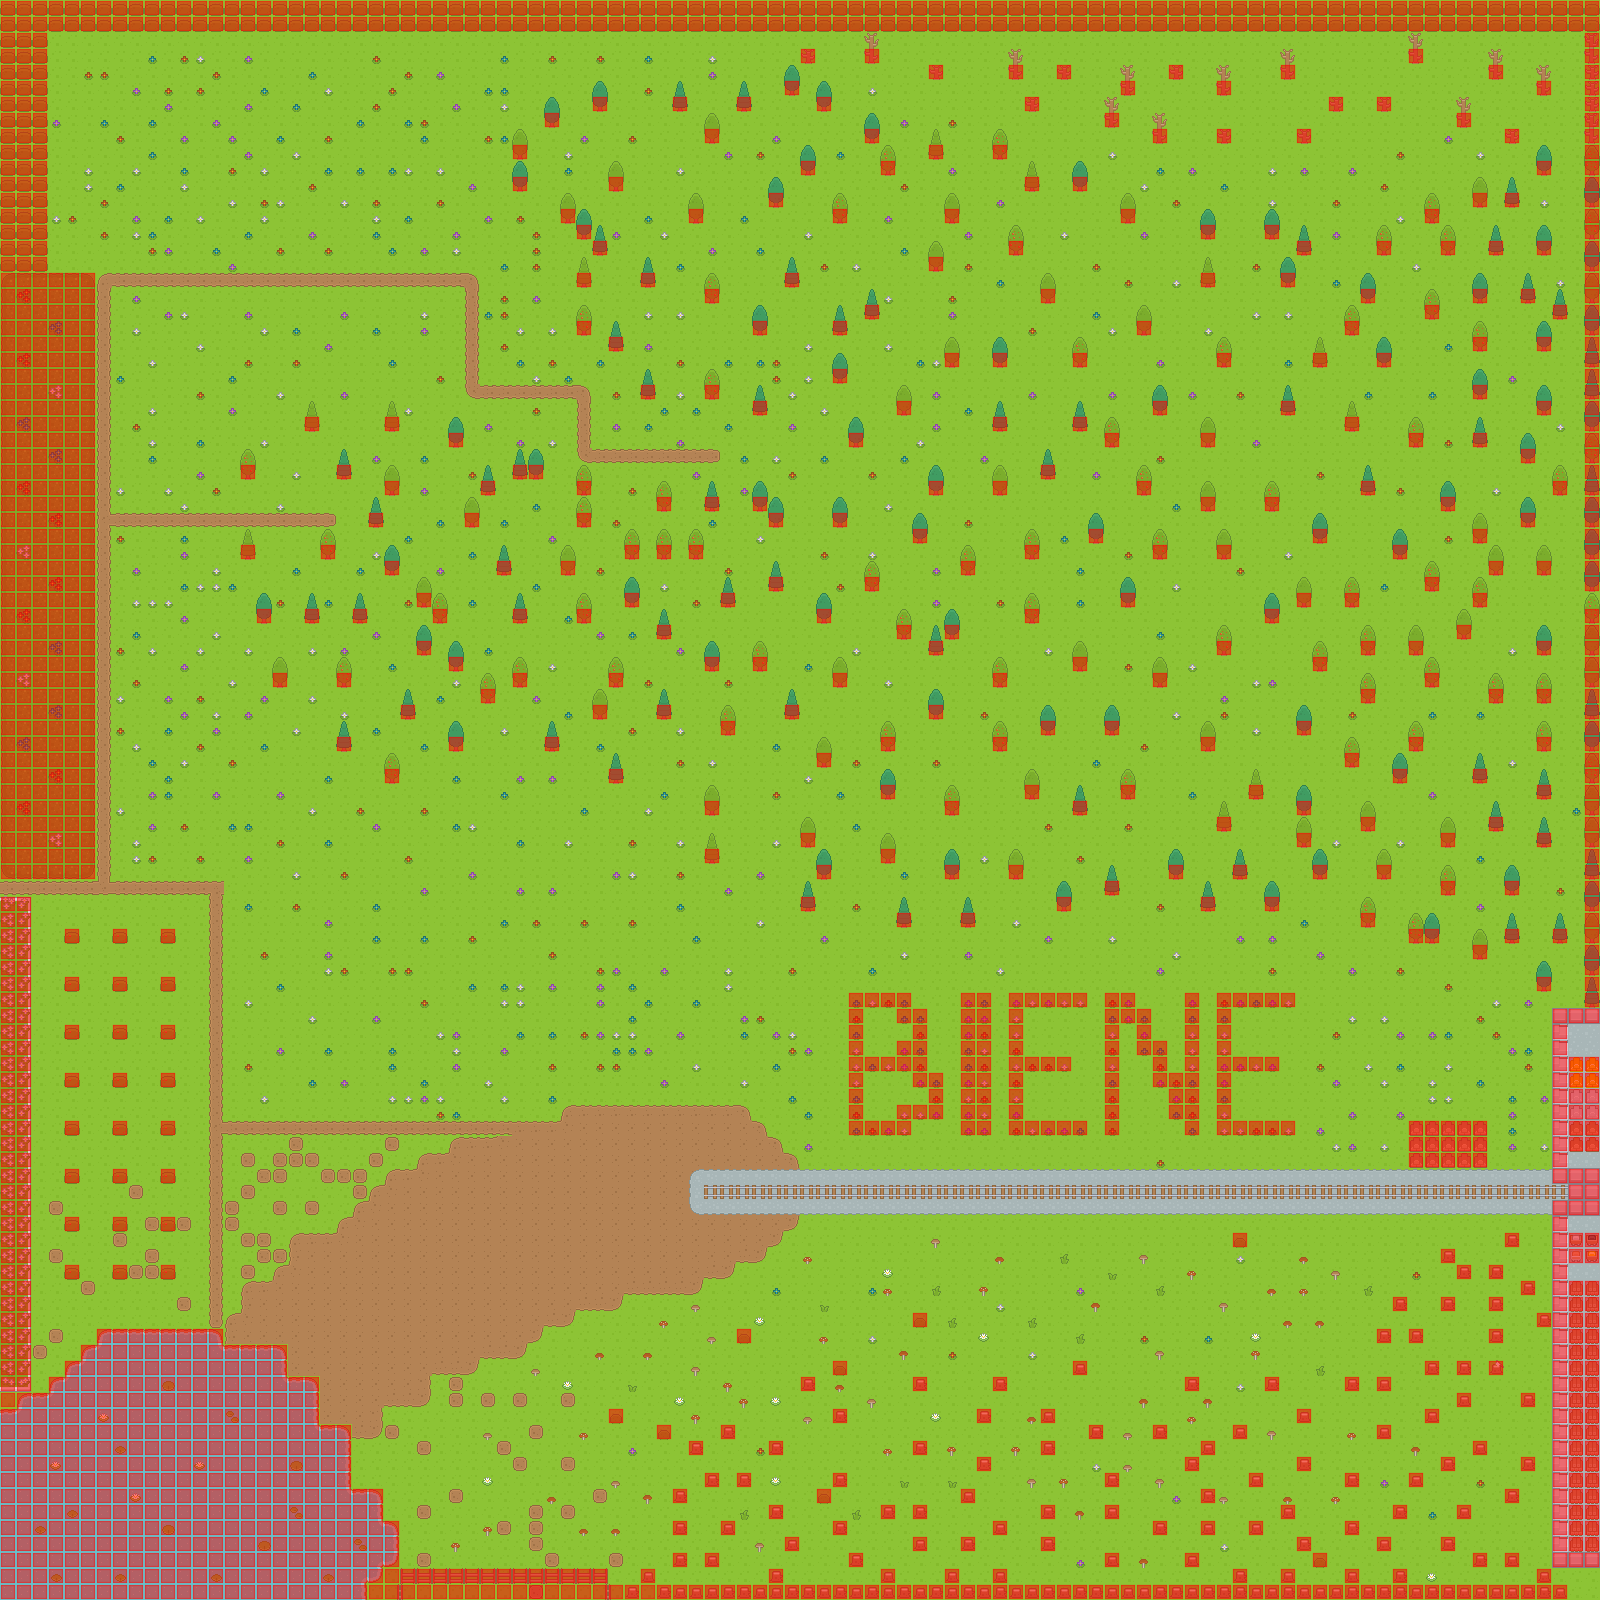

This game map was drawn from its Tiled (.tmx) file and the tilesets committed beside it. A one-line description and the trimmed map source follow:
An orthogonal 100x100 tile map with 16x16 px tiles, 5 tile layers (Ground, Ground, Ground, Over, ...), 2 tilesets and 1 object (WARP).

<map version="1.4" tiledversion="1.4.2" orientation="orthogonal" renderorder="right-down" width="100" height="100" tilewidth="16" tileheight="16" infinite="0" nextlayerid="13" nextobjectid="11">
 <properties>
  <property name="MUSIC" value="neutral.ogg" />
 </properties>
 <tileset firstgid="1" source="../tilesets/roguelike1_16_16.tsx" />
 <tileset firstgid="1768" source="../tilesets/engine1_16_16.tsx" />
 <layer id="1" name="Ground" width="100" height="100">
  <data>[10000 cells, 10000 non-empty, 13 distinct tile ids]</data>
 </layer>
 <layer id="2" name="Ground" width="100" height="100">
  <data>[10000 cells, 2420 non-empty, 75 distinct tile ids]</data>
 </layer>
 <layer id="11" name="Ground" width="100" height="100">
  <data>[10000 cells, 127 non-empty, 12 distinct tile ids]</data>
 </layer>
 <layer id="3" name="Over" width="100" height="100">
  <data>[10000 cells, 280 non-empty, 6 distinct tile ids]</data>
 </layer>
 <layer id="4" name="Collision" width="100" height="100">
  <data>[10000 cells, 1650 non-empty, 1 distinct tile ids]</data>
 </layer>
 <objectgroup id="5" name="Objects">
  <object id="10" name="WARP to 1-1" type="WARP" x="9.84848" y="887.606">
   <properties>
    <property name="DEST_MAP" value="ow-1-1" />
    <property name="DEST_X" type="int" value="98" />
    <property name="DEST_Y" type="int" value="55" />
   </properties>
  </object>
 </objectgroup>
</map>
